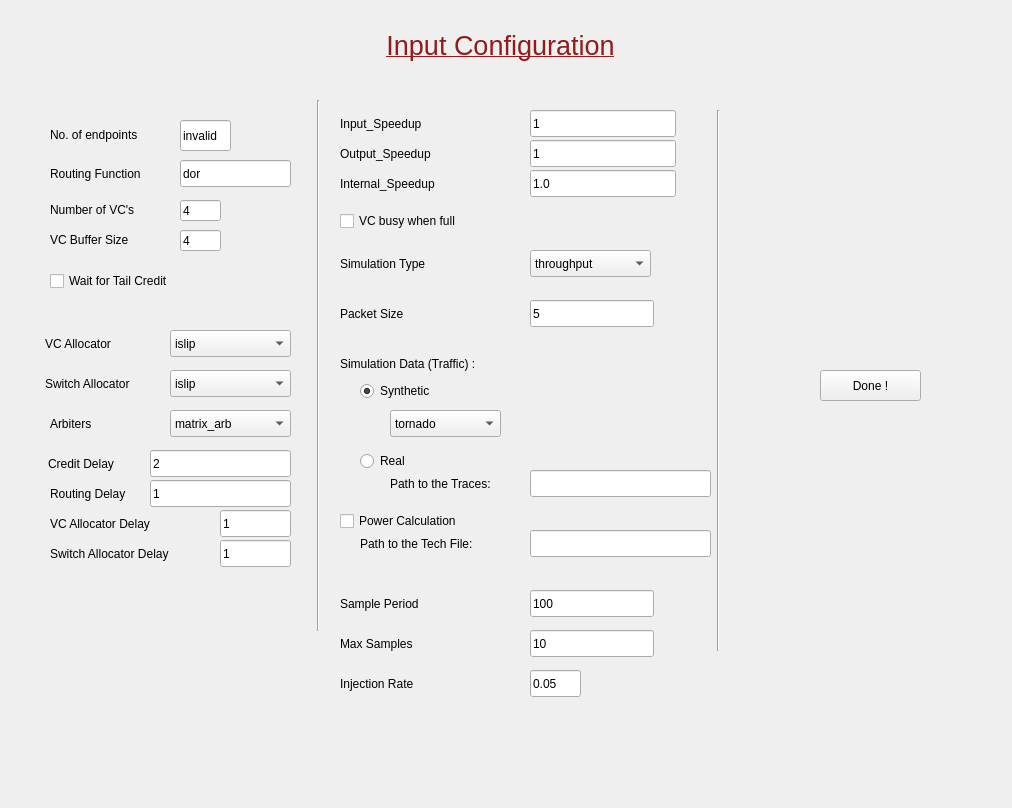
<?xml version="1.0" encoding="UTF-8"?>
<ui version="4.0">
 <class>ConfigInput</class>
 <widget class="QWidget" name="ConfigInput">
  <property name="geometry">
   <rect>
    <x>0</x>
    <y>0</y>
    <width>1012</width>
    <height>808</height>
   </rect>
  </property>
  <property name="windowTitle">
   <string>Form</string>
  </property>
  <widget class="Line" name="line">
   <property name="geometry">
    <rect>
     <x>310</x>
     <y>100</y>
     <width>16</width>
     <height>531</height>
    </rect>
   </property>
   <property name="orientation">
    <enum>Qt::Vertical</enum>
   </property>
  </widget>
  <widget class="QLabel" name="label_21">
   <property name="geometry">
    <rect>
     <x>50</x>
     <y>540</y>
     <width>154</width>
     <height>27</height>
    </rect>
   </property>
   <property name="text">
    <string>Switch Allocator Delay</string>
   </property>
  </widget>
  <widget class="Line" name="line_2">
   <property name="geometry">
    <rect>
     <x>710</x>
     <y>110</y>
     <width>16</width>
     <height>541</height>
    </rect>
   </property>
   <property name="orientation">
    <enum>Qt::Vertical</enum>
   </property>
  </widget>
  <widget class="QLabel" name="label_5">
   <property name="geometry">
    <rect>
     <x>50</x>
     <y>119</y>
     <width>114</width>
     <height>31</height>
    </rect>
   </property>
   <property name="text">
    <string>No. of endpoints</string>
   </property>
  </widget>
  <widget class="QLabel" name="label_7">
   <property name="geometry">
    <rect>
     <x>50</x>
     <y>200</y>
     <width>114</width>
     <height>20</height>
    </rect>
   </property>
   <property name="text">
    <string>Number of VC's</string>
   </property>
  </widget>
  <widget class="QLabel" name="label_19">
   <property name="geometry">
    <rect>
     <x>50</x>
     <y>480</y>
     <width>97</width>
     <height>27</height>
    </rect>
   </property>
   <property name="text">
    <string>Routing Delay</string>
   </property>
  </widget>
  <widget class="QLabel" name="label_33">
   <property name="geometry">
    <rect>
     <x>360</x>
     <y>530</y>
     <width>151</width>
     <height>27</height>
    </rect>
   </property>
   <property name="text">
    <string>Path to the Tech File:</string>
   </property>
  </widget>
  <widget class="QLabel" name="label_30">
   <property name="geometry">
    <rect>
     <x>50</x>
     <y>410</y>
     <width>111</width>
     <height>27</height>
    </rect>
   </property>
   <property name="text">
    <string>Arbiters</string>
   </property>
  </widget>
  <widget class="QLabel" name="label_18">
   <property name="geometry">
    <rect>
     <x>48</x>
     <y>450</y>
     <width>85</width>
     <height>27</height>
    </rect>
   </property>
   <property name="text">
    <string>Credit Delay</string>
   </property>
  </widget>
  <widget class="QComboBox" name="arbiters">
   <property name="geometry">
    <rect>
     <x>170</x>
     <y>410</y>
     <width>121</width>
     <height>27</height>
    </rect>
   </property>
   <item>
    <property name="text">
     <string>matrix_arb</string>
    </property>
   </item>
   <item>
    <property name="text">
     <string>prio_arb</string>
    </property>
   </item>
   <item>
    <property name="text">
     <string>roundrobin_arb</string>
    </property>
   </item>
   <item>
    <property name="text">
     <string>tree_arb</string>
    </property>
   </item>
  </widget>
  <widget class="QCheckBox" name="powerCalculation">
   <property name="geometry">
    <rect>
     <x>340</x>
     <y>510</y>
     <width>171</width>
     <height>22</height>
    </rect>
   </property>
   <property name="text">
    <string>Power Calculation</string>
   </property>
  </widget>
  <widget class="QRadioButton" name="simulationData_Real">
   <property name="geometry">
    <rect>
     <x>360</x>
     <y>450</y>
     <width>117</width>
     <height>22</height>
    </rect>
   </property>
   <property name="text">
    <string>Real</string>
   </property>
  </widget>
  <widget class="QLabel" name="label_6">
   <property name="geometry">
    <rect>
     <x>380</x>
     <y>30</y>
     <width>241</width>
     <height>31</height>
    </rect>
   </property>
   <property name="text">
    <string>&lt;html&gt;&lt;head/&gt;&lt;body&gt;&lt;p align=&quot;center&quot;&gt;&lt;span style=&quot; font-size:20pt; text-decoration: underline; color:#901c1c;&quot;&gt;Input Configuration&lt;/span&gt;&lt;/p&gt;&lt;/body&gt;&lt;/html&gt;</string>
   </property>
  </widget>
  <widget class="QLineEdit" name="switchAllocatorDelay">
   <property name="geometry">
    <rect>
     <x>220</x>
     <y>540</y>
     <width>71</width>
     <height>27</height>
    </rect>
   </property>
   <property name="text">
    <string>1</string>
   </property>
  </widget>
  <widget class="QRadioButton" name="simulationData_Synthetic">
   <property name="geometry">
    <rect>
     <x>360</x>
     <y>380</y>
     <width>117</width>
     <height>22</height>
    </rect>
   </property>
   <property name="text">
    <string>Synthetic</string>
   </property>
   <property name="checked">
    <bool>true</bool>
   </property>
  </widget>
  <widget class="QComboBox" name="switchAllocator">
   <property name="geometry">
    <rect>
     <x>170</x>
     <y>370</y>
     <width>121</width>
     <height>27</height>
    </rect>
   </property>
   <item>
    <property name="text">
     <string>islip</string>
    </property>
   </item>
   <item>
    <property name="text">
     <string>loa</string>
    </property>
   </item>
   <item>
    <property name="text">
     <string>maxsize</string>
    </property>
   </item>
   <item>
    <property name="text">
     <string>pim</string>
    </property>
   </item>
   <item>
    <property name="text">
     <string>selalloc</string>
    </property>
   </item>
   <item>
    <property name="text">
     <string>separable</string>
    </property>
   </item>
   <item>
    <property name="text">
     <string>separable_input_first</string>
    </property>
   </item>
   <item>
    <property name="text">
     <string>seperable_output_first</string>
    </property>
   </item>
   <item>
    <property name="text">
     <string>wavefront</string>
    </property>
   </item>
  </widget>
  <widget class="QLineEdit" name="VCallocatorDelay">
   <property name="geometry">
    <rect>
     <x>220</x>
     <y>510</y>
     <width>71</width>
     <height>27</height>
    </rect>
   </property>
   <property name="text">
    <string>1</string>
   </property>
  </widget>
  <widget class="QLabel" name="label_23">
   <property name="geometry">
    <rect>
     <x>340</x>
     <y>140</y>
     <width>121</width>
     <height>27</height>
    </rect>
   </property>
   <property name="text">
    <string>Output_Speedup</string>
   </property>
  </widget>
  <widget class="QCheckBox" name="waitForTailCredit">
   <property name="geometry">
    <rect>
     <x>50</x>
     <y>270</y>
     <width>158</width>
     <height>22</height>
    </rect>
   </property>
   <property name="text">
    <string>Wait for Tail Credit</string>
   </property>
  </widget>
  <widget class="QCheckBox" name="VCbusyWhenFull">
   <property name="geometry">
    <rect>
     <x>340</x>
     <y>210</y>
     <width>162</width>
     <height>22</height>
    </rect>
   </property>
   <property name="text">
    <string>VC busy when full</string>
   </property>
  </widget>
  <widget class="QComboBox" name="simulationType">
   <property name="geometry">
    <rect>
     <x>530</x>
     <y>250</y>
     <width>121</width>
     <height>27</height>
    </rect>
   </property>
   <item>
    <property name="text">
     <string>throughput</string>
    </property>
   </item>
   <item>
    <property name="text">
     <string>latency</string>
    </property>
   </item>
  </widget>
  <widget class="QLabel" name="label_31">
   <property name="geometry">
    <rect>
     <x>340</x>
     <y>350</y>
     <width>181</width>
     <height>27</height>
    </rect>
   </property>
   <property name="text">
    <string>Simulation Data (Traffic) :</string>
   </property>
  </widget>
  <widget class="QLabel" name="label_17">
   <property name="geometry">
    <rect>
     <x>45</x>
     <y>370</y>
     <width>111</width>
     <height>27</height>
    </rect>
   </property>
   <property name="text">
    <string>Switch Allocator</string>
   </property>
  </widget>
  <widget class="QLabel" name="label_32">
   <property name="geometry">
    <rect>
     <x>390</x>
     <y>470</y>
     <width>131</width>
     <height>27</height>
    </rect>
   </property>
   <property name="text">
    <string>Path to the Traces:</string>
   </property>
  </widget>
  <widget class="QLabel" name="label_20">
   <property name="geometry">
    <rect>
     <x>50</x>
     <y>510</y>
     <width>128</width>
     <height>27</height>
    </rect>
   </property>
   <property name="text">
    <string>VC Allocator Delay</string>
   </property>
  </widget>
  <widget class="QLineEdit" name="packetSize">
   <property name="geometry">
    <rect>
     <x>530</x>
     <y>300</y>
     <width>124</width>
     <height>27</height>
    </rect>
   </property>
   <property name="text">
    <string>5</string>
   </property>
  </widget>
  <widget class="QLabel" name="label_16">
   <property name="geometry">
    <rect>
     <x>45</x>
     <y>330</y>
     <width>111</width>
     <height>27</height>
    </rect>
   </property>
   <property name="text">
    <string>VC Allocator</string>
   </property>
  </widget>
  <widget class="QLineEdit" name="routingDelay">
   <property name="geometry">
    <rect>
     <x>150</x>
     <y>480</y>
     <width>141</width>
     <height>27</height>
    </rect>
   </property>
   <property name="text">
    <string>1</string>
   </property>
  </widget>
  <widget class="QLabel" name="label_26">
   <property name="geometry">
    <rect>
     <x>340</x>
     <y>300</y>
     <width>76</width>
     <height>27</height>
    </rect>
   </property>
   <property name="text">
    <string>Packet Size</string>
   </property>
  </widget>
  <widget class="QComboBox" name="VCallocator">
   <property name="geometry">
    <rect>
     <x>170</x>
     <y>330</y>
     <width>121</width>
     <height>27</height>
    </rect>
   </property>
   <item>
    <property name="text">
     <string>islip</string>
    </property>
   </item>
   <item>
    <property name="text">
     <string>loa</string>
    </property>
   </item>
   <item>
    <property name="text">
     <string>maxsize</string>
    </property>
   </item>
   <item>
    <property name="text">
     <string>pim</string>
    </property>
   </item>
   <item>
    <property name="text">
     <string>selalloc</string>
    </property>
   </item>
   <item>
    <property name="text">
     <string>separable</string>
    </property>
   </item>
   <item>
    <property name="text">
     <string>separable_input_first</string>
    </property>
   </item>
   <item>
    <property name="text">
     <string>seperable_output_first</string>
    </property>
   </item>
   <item>
    <property name="text">
     <string>wavefront</string>
    </property>
   </item>
  </widget>
  <widget class="QLineEdit" name="VCbufferSize">
   <property name="geometry">
    <rect>
     <x>180</x>
     <y>230</y>
     <width>41</width>
     <height>21</height>
    </rect>
   </property>
   <property name="text">
    <string>4</string>
   </property>
  </widget>
  <widget class="QLineEdit" name="simulationData_Real_PathToTraces">
   <property name="geometry">
    <rect>
     <x>530</x>
     <y>470</y>
     <width>181</width>
     <height>27</height>
    </rect>
   </property>
   <property name="text">
    <string/>
   </property>
  </widget>
  <widget class="QLineEdit" name="outputSpeedUp">
   <property name="geometry">
    <rect>
     <x>530</x>
     <y>140</y>
     <width>146</width>
     <height>27</height>
    </rect>
   </property>
   <property name="text">
    <string>1</string>
   </property>
  </widget>
  <widget class="QLineEdit" name="endPoints">
   <property name="geometry">
    <rect>
     <x>180</x>
     <y>120</y>
     <width>51</width>
     <height>31</height>
    </rect>
   </property>
   <property name="text">
    <string>invalid</string>
   </property>
  </widget>
  <widget class="QLabel" name="label_27">
   <property name="geometry">
    <rect>
     <x>340</x>
     <y>250</y>
     <width>121</width>
     <height>27</height>
    </rect>
   </property>
   <property name="text">
    <string>Simulation Type</string>
   </property>
  </widget>
  <widget class="QLabel" name="label_22">
   <property name="geometry">
    <rect>
     <x>340</x>
     <y>110</y>
     <width>121</width>
     <height>27</height>
    </rect>
   </property>
   <property name="text">
    <string>Input_Speedup</string>
   </property>
  </widget>
  <widget class="QLineEdit" name="powerCalculation_PathToTechFile">
   <property name="geometry">
    <rect>
     <x>530</x>
     <y>530</y>
     <width>181</width>
     <height>27</height>
    </rect>
   </property>
   <property name="text">
    <string/>
   </property>
  </widget>
  <widget class="QLineEdit" name="noVCs">
   <property name="geometry">
    <rect>
     <x>180</x>
     <y>200</y>
     <width>41</width>
     <height>21</height>
    </rect>
   </property>
   <property name="text">
    <string>4</string>
   </property>
  </widget>
  <widget class="QLabel" name="label_24">
   <property name="geometry">
    <rect>
     <x>340</x>
     <y>170</y>
     <width>121</width>
     <height>27</height>
    </rect>
   </property>
   <property name="text">
    <string>Internal_Speedup</string>
   </property>
  </widget>
  <widget class="QLineEdit" name="injectionRate">
   <property name="geometry">
    <rect>
     <x>530</x>
     <y>670</y>
     <width>51</width>
     <height>27</height>
    </rect>
   </property>
   <property name="text">
    <string>0.05</string>
   </property>
  </widget>
  <widget class="QComboBox" name="simulationData_SyntheticDropdown">
   <property name="geometry">
    <rect>
     <x>390</x>
     <y>410</y>
     <width>111</width>
     <height>27</height>
    </rect>
   </property>
   <item>
    <property name="text">
     <string>tornado</string>
    </property>
   </item>
   <item>
    <property name="text">
     <string>bitcomp</string>
    </property>
   </item>
   <item>
    <property name="text">
     <string>transpose</string>
    </property>
   </item>
   <item>
    <property name="text">
     <string>bitrev</string>
    </property>
   </item>
   <item>
    <property name="text">
     <string>shuffle</string>
    </property>
   </item>
   <item>
    <property name="text">
     <string>uniform</string>
    </property>
   </item>
   <item>
    <property name="text">
     <string>diagonal</string>
    </property>
   </item>
   <item>
    <property name="text">
     <string>assymetric</string>
    </property>
   </item>
   <item>
    <property name="text">
     <string>taper64</string>
    </property>
   </item>
  </widget>
  <widget class="QLabel" name="label_29">
   <property name="geometry">
    <rect>
     <x>340</x>
     <y>670</y>
     <width>101</width>
     <height>27</height>
    </rect>
   </property>
   <property name="text">
    <string>Injection Rate</string>
   </property>
  </widget>
  <widget class="QLabel" name="label_8">
   <property name="geometry">
    <rect>
     <x>50</x>
     <y>230</y>
     <width>114</width>
     <height>20</height>
    </rect>
   </property>
   <property name="text">
    <string>VC Buffer Size</string>
   </property>
  </widget>
  <widget class="QLineEdit" name="inputSpeedUp">
   <property name="geometry">
    <rect>
     <x>530</x>
     <y>110</y>
     <width>146</width>
     <height>27</height>
    </rect>
   </property>
   <property name="text">
    <string>1</string>
   </property>
  </widget>
  <widget class="QLineEdit" name="routingFxn">
   <property name="geometry">
    <rect>
     <x>180</x>
     <y>160</y>
     <width>111</width>
     <height>27</height>
    </rect>
   </property>
   <property name="text">
    <string>dor</string>
   </property>
  </widget>
  <widget class="QLineEdit" name="maxSamples">
   <property name="geometry">
    <rect>
     <x>530</x>
     <y>630</y>
     <width>124</width>
     <height>27</height>
    </rect>
   </property>
   <property name="text">
    <string>10</string>
   </property>
  </widget>
  <widget class="QLineEdit" name="internalSpeedUp">
   <property name="geometry">
    <rect>
     <x>530</x>
     <y>170</y>
     <width>146</width>
     <height>27</height>
    </rect>
   </property>
   <property name="text">
    <string>1.0</string>
   </property>
  </widget>
  <widget class="QLineEdit" name="creditDelay">
   <property name="geometry">
    <rect>
     <x>150</x>
     <y>450</y>
     <width>141</width>
     <height>27</height>
    </rect>
   </property>
   <property name="text">
    <string>2</string>
   </property>
  </widget>
  <widget class="QLabel" name="label_28">
   <property name="geometry">
    <rect>
     <x>340</x>
     <y>630</y>
     <width>101</width>
     <height>27</height>
    </rect>
   </property>
   <property name="text">
    <string>Max Samples</string>
   </property>
  </widget>
  <widget class="QLabel" name="label_15">
   <property name="geometry">
    <rect>
     <x>50</x>
     <y>160</y>
     <width>121</width>
     <height>27</height>
    </rect>
   </property>
   <property name="text">
    <string>Routing Function</string>
   </property>
  </widget>
  <widget class="QPushButton" name="submitIPconfig">
   <property name="geometry">
    <rect>
     <x>820</x>
     <y>370</y>
     <width>101</width>
     <height>31</height>
    </rect>
   </property>
   <property name="text">
    <string>Done !</string>
   </property>
  </widget>
  <widget class="QLabel" name="label_34">
   <property name="geometry">
    <rect>
     <x>340</x>
     <y>590</y>
     <width>111</width>
     <height>27</height>
    </rect>
   </property>
   <property name="text">
    <string>Sample Period</string>
   </property>
  </widget>
  <widget class="QLineEdit" name="samplePeriod">
   <property name="geometry">
    <rect>
     <x>530</x>
     <y>590</y>
     <width>124</width>
     <height>27</height>
    </rect>
   </property>
   <property name="text">
    <string>100</string>
   </property>
  </widget>
 </widget>
 <resources/>
 <connections/>
</ui>
